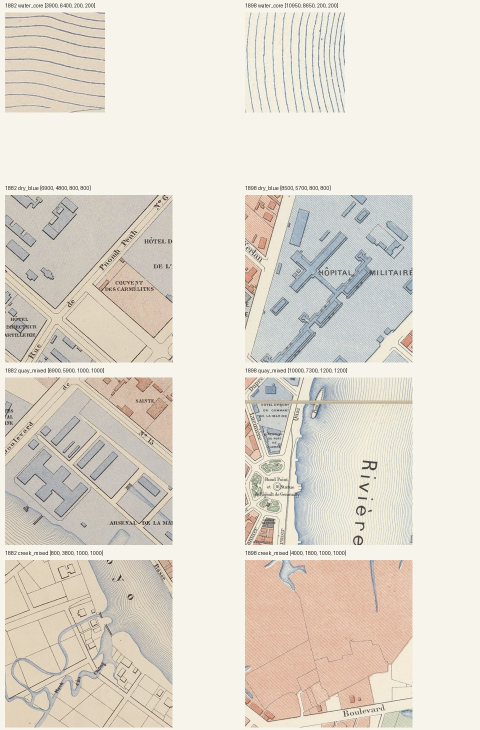
#> input picture work/image-processing/experiments/river-1882-1898/contact.jpg, 960 x 1460 px (shown at 1/2 size)
$ python frame.py ../image-processing/experiments/river-1882-1898/contact.jpg
#> lines starting #> are read from the running program, lines starting #| are printed output that depends on the picture; after the words box and inside, x2 and y2 are one past the last pixel; in counts of white or black regions, pixels touching at a corner belong together
# Neatline of a Tonkin 1950 sheet: the longest dark lines near each edge, tilt-tolerant.
import numpy as np, sys, json
from PIL import Image
def prof(m, angles):
    H,W=m.shape; ys=np.arange(H); yy,xx=np.nonzero(m); out=[]
    for ang in angles:
        sh=np.round((yy-H/2)*np.tan(np.radians(ang))).astype(int)
        p=np.bincount(xx-sh+300, minlength=W+600)[:W+600]/H; out.append((ang,p))
    return out
def edges(m, lo, hi):
    # best (angle, x) of a long line with x in [lo,hi)
    best=(0,0,0)
    for ang,p in prof(m, np.arange(-1.5,1.51,0.05)):
        seg=p[lo+300:hi+300]; i=int(seg.argmax())
        if seg[i]>best[0]: best=(seg[i],ang,lo+i)
    return best
def frame(path):
    a=np.asarray(Image.open(path).convert('RGB')).astype(int)
    s=a.sum(-1); d=s<450; br=s>560
#> after `s = a.sum(-1)`:
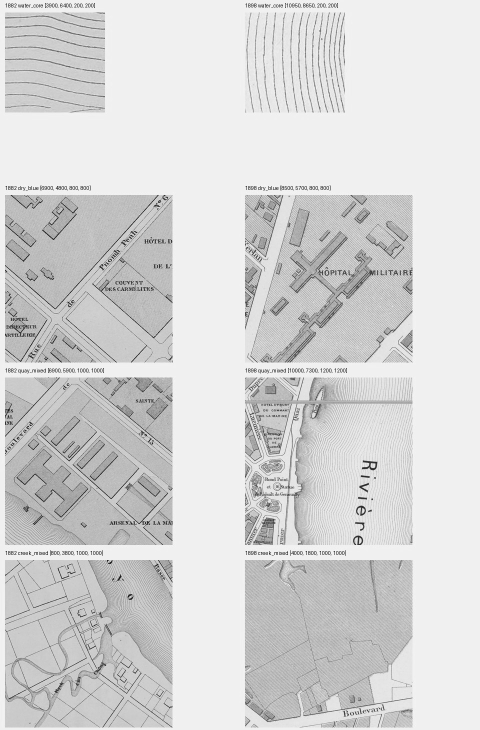
#> s: shape (1460, 960) int64 (shown at 1/2 size); min 73, max 764, mean 653.1; drawn with min black and max white
#> after `d = s < 450`:
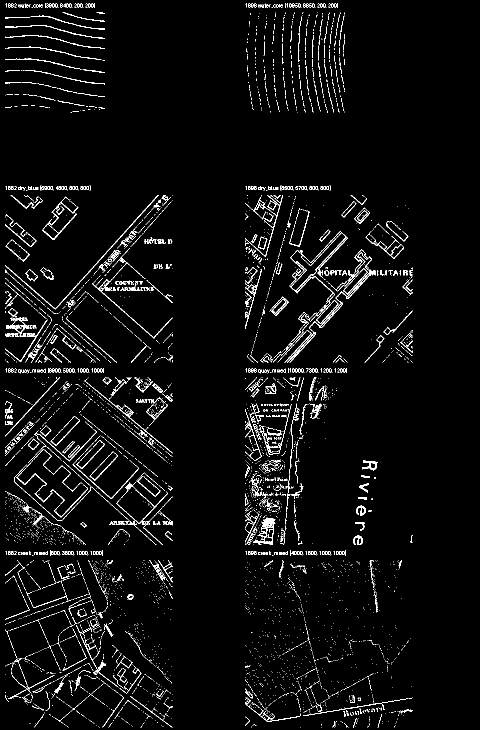
#> d: shape (1460, 960) bool (shown at 1/2 size); 3.6% white in thin lines or dots, all inside (x1, y1, x2, y2) = (10, 6, 825, 1455)
#> after `br = s > 560`:
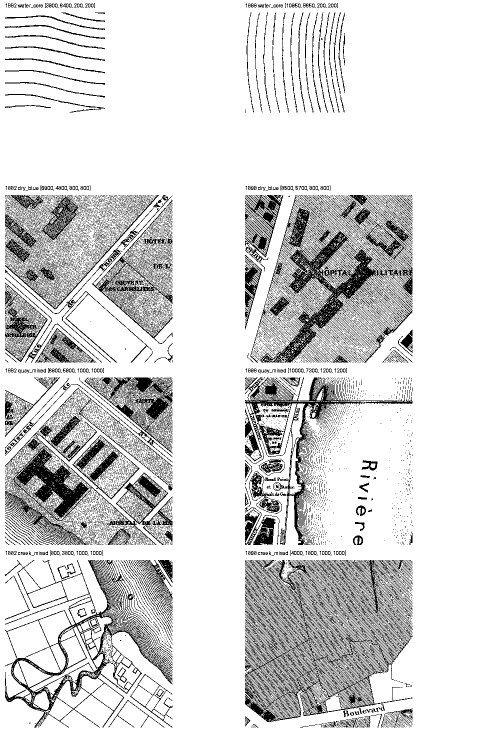
#> br: shape (1460, 960) bool (shown at 1/2 size); 84% white; black in thin lines or dots, all inside (x1, y1, x2, y2) = (10, 6, 825, 1455)
    m=d&(np.roll(br,5,1)&np.roll(br,-5,1)|np.roll(br,5,0)&np.roll(br,-5,0))
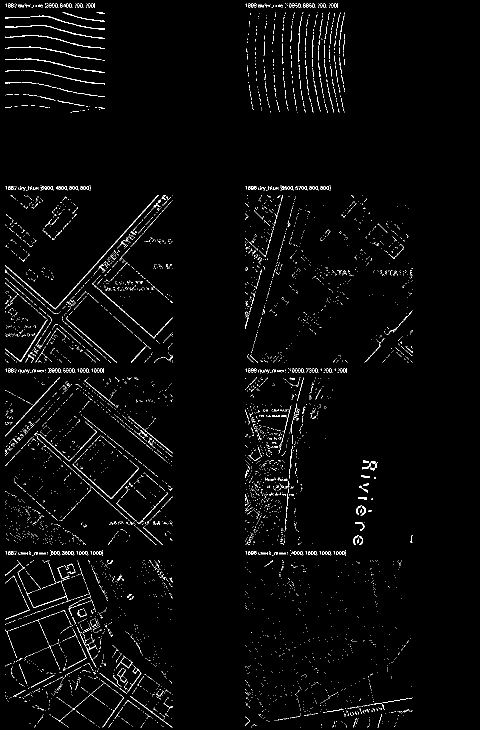
#> m: shape (1460, 960) bool (shown at 1/2 size); 2% white in thin lines or dots, all inside (x1, y1, x2, y2) = (10, 6, 825, 1455)
    H,W=m.shape; out={}
#> after `H, W = m.shape`: H = 1460; W = 960
    for side,(mm,lo,hi) in {'L':(m,0,W//6),'R':(m,5*W//6,W),'T':(m.T,0,H//6),'B':(m.T,5*H//6,H)}.items():
        out[side]=edges(mm,lo,hi)
#> this loop made 4 passes
#> (side, lo, hi) on passes 1 to 4: ('L', 0, 160), ('R', 800, 960), ('T', 0, 243), ('B', 1216, 1460)
#> after the loop, out = {'L': (0.0596, -1.3, 145), 'R': (0.0247, -0.1, 823), 'T': (0.122, 0.3, 13), 'B': (0.051, -1.3, 1429)}
    return out,(W,H)
if __name__=='__main__':
    for p in sys.argv[1:]:
        f,(W,H)=frame(p); print(p.split('/')[-1], W,H, {k:(round(float(v[0]),2),round(float(v[1]),2),v[2]) for k,v in f.items()})
#> after `f, (W, H) = frame(p)`: f has the same summary as out in frame; W = 960; H = 1460
